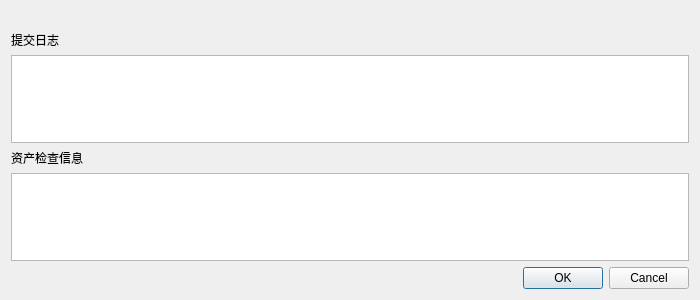
<?xml version="1.0" encoding="UTF-8"?>
<ui version="4.0">
 <class>AssetCheckDialog</class>
 <widget class="QDialog" name="AssetCheckDialog">
  <property name="geometry">
   <rect>
    <x>0</x>
    <y>0</y>
    <width>700</width>
    <height>300</height>
   </rect>
  </property>
  <property name="windowTitle">
   <string>资产检查</string>
  </property>
  <layout class="QVBoxLayout" name="verticalLayout">
   <item>
    <widget class="QLabel" name="commit_log_error_label">
     <property name="text">
      <string/>
     </property>
    </widget>
   </item>
   <item>
    <widget class="QLabel" name="commit_log_label">
     <property name="text">
      <string>提交日志</string>
     </property>
    </widget>
   </item>
   <item>
    <widget class="QTextEdit" name="commit_log_text_edit"/>
   </item>
   <item>
    <widget class="QLabel" name="output_label">
     <property name="text">
      <string>资产检查信息</string>
     </property>
    </widget>
   </item>
   <item>
    <widget class="QPlainTextEdit" name="output_plain_text_edit"/>
   </item>
   <item>
    <widget class="QDialogButtonBox" name="op_button_box">
     <property name="orientation">
      <enum>Qt::Horizontal</enum>
     </property>
     <property name="standardButtons">
      <set>QDialogButtonBox::Cancel|QDialogButtonBox::Ok</set>
     </property>
    </widget>
   </item>
  </layout>
 </widget>
 <resources/>
 <connections>
  <connection>
   <sender>op_button_box</sender>
   <signal>accepted()</signal>
   <receiver>AssetCheckDialog</receiver>
   <slot>accept()</slot>
   <hints>
    <hint type="sourcelabel">
     <x>248</x>
     <y>254</y>
    </hint>
    <hint type="destinationlabel">
     <x>157</x>
     <y>274</y>
    </hint>
   </hints>
  </connection>
  <connection>
   <sender>op_button_box</sender>
   <signal>rejected()</signal>
   <receiver>AssetCheckDialog</receiver>
   <slot>reject()</slot>
   <hints>
    <hint type="sourcelabel">
     <x>316</x>
     <y>260</y>
    </hint>
    <hint type="destinationlabel">
     <x>286</x>
     <y>274</y>
    </hint>
   </hints>
  </connection>
 </connections>
</ui>
